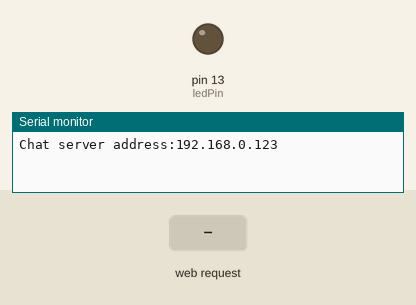
Recording of a sketch running on a simulated Arduino Leonardo, built for the host (arithmetic inside an expression is 32-bit, double 64-bit). On the bench: output pins drawn as LEDs (lit = HIGH), the last lines printed to the serial monitor. The test bench sets the inputs (shaded band). WiFi joins after 1.5 s; servers stay silent unless stated.

Above: at 1.2 s.
1.3 s: HTTP request GET /ledon received
At 2.2 s:
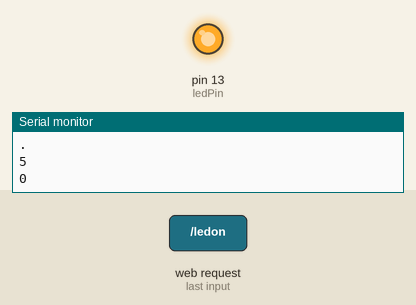
4.3 s: HTTP request GET /ledoff received
At 5.3 s:
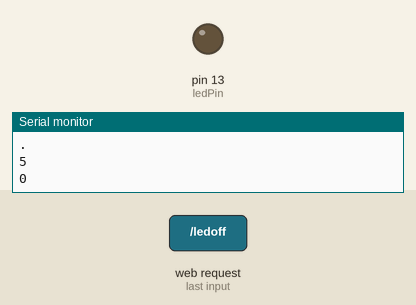
Timing chart, 0 to 7.3 s (numbered marks = the images above; inputs shaded):
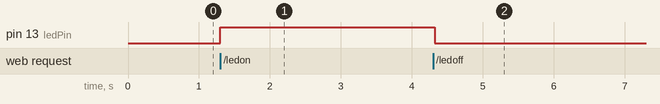

The sketch:

SimpleTelnet.ino
```cpp
/*
 Chat  Server

 A simple server that distributes any incoming messages to all
 connected clients.  To use telnet to  your device's IP address and type.
 You can see the client's input in the serial monitor as well.
 Using an Arduino Wiznet Ethernet shield.

 Circuit:
 * Ethernet shield attached to pins 10, 11, 12, 13
 * Analog inputs attached to pins A0 through A5 (optional)

This sketch reports on the value read by a photoresistor connected to
Analog pin 0, and turns an LED connected to digita pin 2 on and off.

 */

#include <UIPEthernet.h>
#include <UIPEthernet.h>

// Enter a MAC address and IP address for your controller below.
// The IP address will be dependent on your local network.
// gateway and subnet are optional:
byte mac[] = {
  0xDE, 0xAD, 0xBE, 0xEF, 0xFE, 0xED };
IPAddress ip(192,168,0,123);
IPAddress gateway(192,168,0,254);
IPAddress subnet(255, 255, 255, 0);


// telnet defaults to port 23
EthernetServer server(23);
boolean alreadyConnected = false; // whether or not the client was connected previously

int ledPin = 13;

String commandString;

void setup() {
  pinMode(ledPin, OUTPUT);      // sets the digital pin as output
  // initialize the ethernet device
  Ethernet.begin(mac, ip, gateway, subnet);
  // start listening for clients
  server.begin();
 // Open serial communications and wait for port to open:
  Serial.begin(9600);
   while (!Serial) {
    ; // wait for serial port to connect. Needed for Leonardo only
  }


  Serial.print("Chat server address:");
  Serial.println(Ethernet.localIP());
}

void loop() {
  // wait for a new client:
  EthernetClient client = server.available();
  commandString = "";

  // when the client sends the first byte, say hello:
  if (client) {
    if (!alreadyConnected) {
      // clead out the input buffer:
      client.flush();

      server.println("--> Please type your command and hit Return...");
      alreadyConnected = true;
    }

    while (client.available()) {
      server.println("--> Please type your command and hit Return...");

      // read the bytes incoming from the client:
      char newChar = client.read();


     if (newChar == 0x0D)  //If a 0x0D is received, a Carriage Return, then evaluate the command
     {
         server.print("Received this command: ");
         server.println(commandString);
         processCommand(commandString);
     } else
     {
       Serial.println(newChar);
         commandString += newChar;
     }

    }
  }
}

void processCommand(String command)
{
  server.print("Processing command ");
  server.println(command);

  if (command.indexOf("photo") > -1){
    Serial.println("Photo command received");
    server.print("Reading from photoresistor: " );
    server.println(analogRead(0));     //Print the integer returned by analogRead to the server object
    commandString = "";
    return;
  }

  if (command.indexOf("ledon") > -1){
    server.println("LED On command received");
    digitalWrite(ledPin, HIGH);   // sets the LED on
    server.println("LED was turned on");
    commandString = "";
    return;
  }

  if (command.indexOf("ledoff") > -1){
    Serial.println("LED Off command received");
    digitalWrite(ledPin, LOW);   // sets the LED off
    server.println("LED was turned off");
    commandString = "";
    return;
  }

//   String commandString;
   commandString = "";
   server.println("I don't understand");
   server.println("Please use one of these commands:");
   server.println("* photo, to get a reading from the photoresistor");
   server.println("* ledon, to turn on the LED");
   server.println("* ledoff, to turn off the LED");

}
```

Measured:
- after the input at 1.3 s, pin 13 (ledPin): LOW → HIGH at once
- after the input at 4.3 s, pin 13 (ledPin): HIGH → LOW at once
